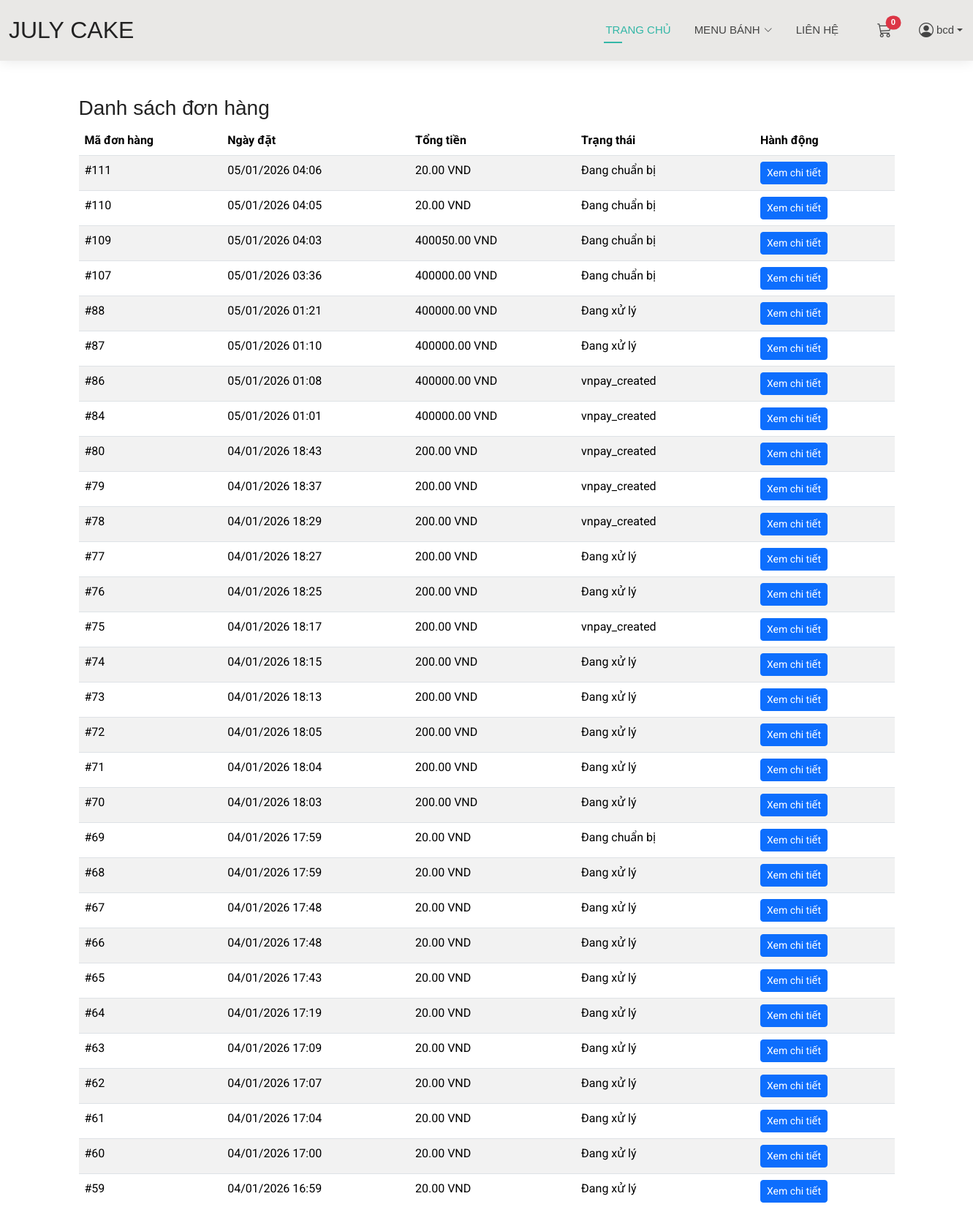
/payments/my-orders/ (signed in, upper part), run on the app's committed database.
### payments/models.py (models this page shows, shortened)
class Order(models.Model):
    PAYMENT_CHOICES = [
        ('cod', 'COD'),
        ('vnpay', 'VNPay'),
        ('stripe', 'Stripe'),
        ('paypal', 'PayPal'),
        ('momo', 'MoMo'),
    ]
    STATUS_CHOICES = [
        ('pending', 'Đang xử lý'),
        ('processing', 'Đang chuẩn bị'),
        ('shipping', 'Đang vận chuyển'),
        ('delivered', 'Đã giao hàng'),
        ('cancelled', 'Đã hủy'),
    ]
    user = models.ForeignKey(settings.AUTH_USER_MODEL, null=True, blank=True, on_delete=models.SET_NULL)
    full_name = models.CharField("Người đặt", max_length=255)
    email = models.EmailField("Email", max_length=254, blank=True, null=True)
    phone = models.CharField("Số điện thoại", max_length=50)
    recipient_address = models.CharField("Địa chỉ người nhận", max_length=500)
    note = models.TextField("Ghi chú", blank=True)
    payment_method = models.CharField("Phương thức thanh toán", max_length=50, choices=PAYMENT_CHOICES, default='cod')
    total_amount = models.DecimalField("Tổng tiền", max_digits=12, decimal_places=3, default=Decimal('0'))
    created_at = models.DateTimeField("Thời gian tạo", auto_now_add=True)
    paid = models.BooleanField("Đã thanh toán", default=False)
    status = models.CharField("Trạng thái", max_length=50, choices=STATUS_CHOICES, default='pending')  # Thêm lựa chọn trạng thái
    invoice_token = models.UUIDField(default=uuid.uuid4, editable=False, db_index=True)
    paypal_order_id = models.CharField(max_length=255, blank=True, null=True)
    payment_details = models.JSONField(blank=True, null=True)  # Lưu thông tin chi tiết thanh toán
    momo_order_id = models.CharField(max_length=100, blank=True, null=True)
    class Meta:
        ordering = ['-created_at']  # Sắp xếp theo thời gian tạo, mới nhất lên đầu
        verbose_name = "Order"  # Tên hiển thị trong admin
        verbose_name_plural = "Orders"

### payments/views.py (the view)
# urls.py: path('my-orders/', views.customer_order_list, name='customer_order_list'),
@login_required
def customer_order_list(request):
    orders = Order.objects.filter(user=request.user)  # Chỉ hiển thị đơn hàng của user đã đăng nhập
    return render(request, 'payments/customer_order_list.html', {'orders': orders})

### cart/context_processors.py (called while the page is built)
def cart_count(request):
    if getattr(request, 'user', None) and request.user.is_authenticated:
        total = CartItem.objects.filter(cart__user=request.user).aggregate(total=Sum('quantity'))['total'] or 0
    else:
        cart = request.session.get('cart', {})
        try:
            total = sum(int(item.get('quantity', 0) or 0) for item in cart.values())
        except Exception:
            total = 0
    return {'cart_count': int(total)}

### payments/templates/payments/customer_order_list.html
{% extends 'base.html' %}
{% block content %}
<div class="container py-5">
    <h3>Danh sách đơn hàng</h3>
    {% if orders %}
        <table class="table table-striped">
            <thead>
                <tr>
                    <th>Mã đơn hàng</th>
                    <th>Ngày đặt</th>
                    <th>Tổng tiền</th>
                    <th>Trạng thái</th>
                    <th>Hành động</th>
                </tr>
            </thead>
            <tbody>
                {% for order in orders %}
                <tr>
                    <td>#{{ order.id }}</td>
                    <td>{{ order.created_at|date:"d/m/Y H:i" }}</td>
                    <td>{{ order.total_amount|floatformat:2 }} VND</td>
                    <td>{{ order.get_status_display }}</td>
                    <td>
                        <a href="{% url 'payments:customer_order_detail' order.id %}" class="btn btn-primary btn-sm">Xem chi tiết</a>
                    </td>
                </tr>
                {% endfor %}
            </tbody>
        </table>
    {% else %}
        <p class="text-muted">Bạn chưa có đơn hàng nào.</p>
    {% endif %}
</div>
{% endblock %}

### templates/base.html (shortened to what this page needs)
{% load static %}
<!DOCTYPE html>
<html lang="en">
<head>
  <link href="{% static 'assets/vendor/bootstrap/css/bootstrap.min.css' %}" rel="stylesheet">
  <link href="{% static 'assets/vendor/bootstrap-icons/bootstrap-icons.css' %}" rel="stylesheet">
  <link href="{% static 'assets/vendor/aos/aos.css' %}" rel="stylesheet">
  <link href="{% static 'assets/vendor/swiper/swiper-bundle.min.css' %}" rel="stylesheet">
  <link href="{% static 'assets/vendor/glightbox/css/glightbox.min.css' %}" rel="stylesheet">
  <link href="{% static 'assets/css/main.css' %}" rel="stylesheet">
</head>
<body>
<header id="header" class="header d-flex align-items-center light-background sticky-top">
  <div class="container-fluid position-relative d-flex align-items-center justify-content-between">
    <a href="{% url 'home:index' %}" class="logo d-flex align-items-center me-auto me-xl-0">
      <h1 class="sitename">JULY CAKE</h1>
    </a>
    <nav id="navmenu" class="navmenu">
      <ul>
        <li><a href="{% url 'home:index' %}" class="active">TRANG CHỦ</a></li>
        <li class="dropdown">
          <a href="{% url 'products:list' %}"><span>MENU BÁNH</span> <i class="bi bi-chevron-down toggle-dropdown"></i></a>
        </li>
        <li><a href="{% url 'home:contact' %}">LIÊN HỆ</a></li>
        <li class="ms-3">
          <a href="{% url 'cart:detail' %}" class="position-relative">
            <i class="bi bi-cart3 fs-5"></i>
            <span class="position-absolute top-0 start-100 translate-middle badge rounded-pill bg-danger">
              {% if cart_count %}{{ cart_count }}{% else %}0{% endif %}
            </span>
          </a>
        </li>
        {% if user.is_authenticated %}
         <li class="nav-item dropdown">
              <a class="nav-link dropdown-toggle d-flex align-items-center" href="#" id="userDropdown" role="button" data-bs-toggle="dropdown" aria-expanded="false">
                <i class="bi bi-person-circle fs-5 me-1"></i>
                {{ user.username }}
              </a>
            </li>
        {% else %}
          <li class="ms-3">
            <a href="{% url 'home:login' %}"> Đăng nhập</a>
          </li>
        {% endif %}
      </ul>
    </nav>
  </div>
</header>
{% block content %}
{% endblock %}
</body>
</html>

### first_project/static/assets/css/main.css (style rules this page uses)
:root { --default-font: "Roboto", system-ui, -apple-system, "Segoe UI", Roboto, "Helvetica Neue", Arial, "Noto Sans", "Liberation Sans", sans-serif, "Apple Color Emoji", "Segoe UI Emoji", "Segoe UI Symbol", "Noto Color Emoji"; --heading-font: "Raleway", sans-serif; --nav-font: "Poppins", sans-serif; }
:root { --background-color: #ffffff; --default-color: #444444; --heading-color: #222222; --accent-color: #34b7a7; --surface-color: #ffffff; --contrast-color: #ffffff; }
:root { --nav-color: #444444; --nav-hover-color: #34b7a7; --nav-mobile-background-color: #ffffff; --nav-dropdown-background-color: #ffffff; --nav-dropdown-color: #444444; --nav-dropdown-hover-color: #34b7a7; }
.light-background { --background-color: #e9e8e6; --surface-color: #ffffff; }
:root { scroll-behavior: smooth; }
body { color: var(--default-color); background-color: var(--background-color); font-family: var(--default-font); }
a { color: var(--accent-color); text-decoration: none; transition: 0.3s; }
h1, h2, h3, h4, h5, h6 { color: var(--heading-color); font-family: var(--heading-font); }
.header { color: var(--default-color); background-color: var(--background-color); padding: 15px 0; transition: all 0.5s; z-index: 997; box-shadow: 0px 0 18px rgba(0, 0, 0, 0.1); }
.header .logo { line-height: 1; }
.header .logo h1 { font-size: 32px; margin: 0; font-weight: 300; text-transform: uppercase; color: var(--heading-color); }
@media (min-width: 1200px) { .navmenu { padding: 0; } }
@media (min-width: 1200px) { .navmenu ul { margin: 0; padding: 0; display: flex; list-style: none; align-items: center; } }
@media (min-width: 1200px) { .navmenu li { position: relative; } }
@media (min-width: 1200px) { .navmenu>ul>li { white-space: nowrap; padding: 15px 14px; } }
@media (min-width: 1200px) { .navmenu>ul>li:last-child { padding-right: 0; } }
@media (min-width: 1200px) { .navmenu a, .navmenu a:focus { color: var(--nav-color); font-size: 15px; padding: 0 2px; font-family: var(--nav-font); font-weight: 400; display: flex; align-items: center; justify-content: space-between; white-space: nowrap; transition: 0.3s; position: relative; } }
@media (min-width: 1200px) { .navmenu a i, .navmenu a:focus i { font-size: 12px; line-height: 0; margin-left: 5px; transition: 0.3s; } }
@media (min-width: 1200px) { .navmenu>ul>li>a:before { content: ""; position: absolute; height: 2px; bottom: -6px; left: 0; background-color: var(--nav-hover-color); visibility: hidden; width: 0px; transition: all 0.3s ease-in-out 0s; } }
@media (min-width: 1200px) { .navmenu a:hover:before, .navmenu li:hover>a:before, .navmenu .active:before { visibility: visible; width: 25px; } }
@media (min-width: 1200px) { .navmenu li:hover>a, .navmenu .active, .navmenu .active:focus { color: var(--nav-hover-color); } }

### data on the page
Order: id "111", created_at "05/01/2026 04:06", total_amount "20.00", status "Đang chuẩn bị"
Order: id "110", created_at "05/01/2026 04:05", total_amount "20.00", status "Đang chuẩn bị"
Order: id "109", created_at "05/01/2026 04:03", total_amount "400050.00", status "Đang chuẩn bị"
Order: id "107", created_at "05/01/2026 03:36", total_amount "400000.00", status "Đang chuẩn bị"
Order: id "88", created_at "05/01/2026 01:21", total_amount "400000.00", status "Đang xử lý"
Order: id "87", created_at "05/01/2026 01:10", total_amount "400000.00", status "Đang xử lý"
Order: id "86", created_at "05/01/2026 01:08", total_amount "400000.00", status "vnpay_created"
Order: id "84", created_at "05/01/2026 01:01", total_amount "400000.00", status "vnpay_created"
Order: id "80", created_at "04/01/2026 18:43", total_amount "200.00", status "vnpay_created"
Order: id "79", created_at "04/01/2026 18:37", total_amount "200.00", status "vnpay_created"
Order: id "78", created_at "04/01/2026 18:29", total_amount "200.00", status "vnpay_created"
Order: id "77", created_at "04/01/2026 18:27", total_amount "200.00", status "Đang xử lý"
Order: id "76", created_at "04/01/2026 18:25", total_amount "200.00", status "Đang xử lý"
Order: id "75", created_at "04/01/2026 18:17", total_amount "200.00", status "vnpay_created"
Order: id "74", created_at "04/01/2026 18:15", total_amount "200.00", status "Đang xử lý"
Order: id "73", created_at "04/01/2026 18:13", total_amount "200.00", status "Đang xử lý"
Order: id "72", created_at "04/01/2026 18:05", total_amount "200.00", status "Đang xử lý"
Order: id "71", created_at "04/01/2026 18:04", total_amount "200.00", status "Đang xử lý"
Order: id "70", created_at "04/01/2026 18:03", total_amount "200.00", status "Đang xử lý"
Order: id "69", created_at "04/01/2026 17:59", total_amount "20.00", status "Đang chuẩn bị"
Order: id "68", created_at "04/01/2026 17:59", total_amount "20.00", status "Đang xử lý"
Order: id "67", created_at "04/01/2026 17:48", total_amount "20.00", status "Đang xử lý"
Order: id "66", created_at "04/01/2026 17:48", total_amount "20.00", status "Đang xử lý"
Order: id "65", created_at "04/01/2026 17:43", total_amount "20.00", status "Đang xử lý"
Order: id "64", created_at "04/01/2026 17:19", total_amount "20.00", status "Đang xử lý"
Order: id "63", created_at "04/01/2026 17:09", total_amount "20.00", status "Đang xử lý"
Order: id "62", created_at "04/01/2026 17:07", total_amount "20.00", status "Đang xử lý"
Order: id "61", created_at "04/01/2026 17:04", total_amount "20.00", status "Đang xử lý"
Order: id "60", created_at "04/01/2026 17:00", total_amount "20.00", status "Đang xử lý"
Order: id "59", created_at "04/01/2026 16:59", total_amount "20.00", status "Đang xử lý"

### other printed values
{{ user.username }} "bcd"
